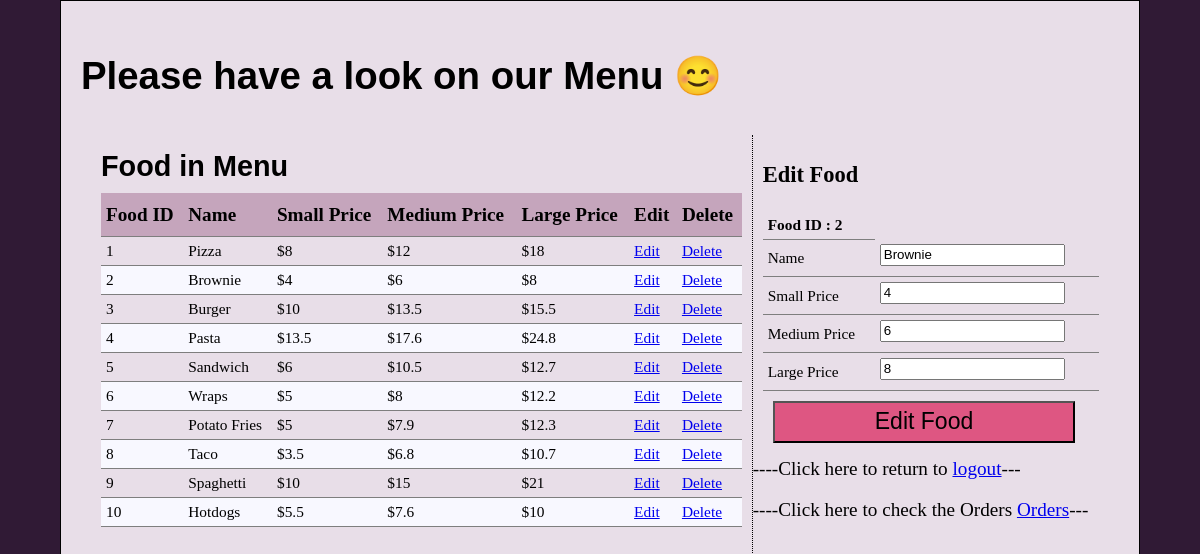
/FinalProject_food.php?action=edit&FoodID=2, run on the app's committed database.
### tables this page shows
create table Food (
    FoodID INT AUTO_INCREMENT PRIMARY KEY,
    Name VARCHAR(30),
    SmallPrice DOUBLE,
    MediumPrice DOUBLE,
    LargePrice DOUBLE

);

### inc/Utility/PDOService.class.php (called while the page is built, shortened)
<?php
class PDOService {
    private  $_host = DB_HOST;
    private  $_user = DB_USER;
    private  $_pass = DB_PASS;
    private  $_dbname = DB_NAME;
    private  $_dbport = DB_PORT;
    private  $_dbh;
    private $_className;
    private  $_pstmt;
    public function __construct(string $className) {
        $this->_className = $className;
        $this->dsn = 'mysql:host=' . $this->_host . ';dbname=' . $this->_dbname;
        $this->dsn .= ';port='.$this->_dbport;
        $options = array (
            PDO::ATTR_PERSISTENT => true,
            PDO::ATTR_ERRMODE => PDO::ERRMODE_EXCEPTION );
        try {
            $this->_dbh = new PDO($this->dsn, $this->_user, $this->_pass, $options);
        } catch (PDOException $pe)   {
            $this->_error = $pe->getMessage();
            echo $this->_error;
        }
    }
    public function query(string $query)    {
        $this->_pstmt = $this->_dbh->prepare($query);
    }
    public function bind($param, $value, $type=null)    {
        if (is_null($type)) {
            switch (true) {
                default:
                $type = PDO::PARAM_STR;
                break;
                }
            }
        $this->_pstmt->bindValue($param, $value, $type);
    }
    public function execute()   {
        return $this->_pstmt->execute();
    }
    public function resultSet() {
        return $this->_pstmt->fetchAll(PDO::FETCH_CLASS, $this->_className);
    }
    public function singleResult()  {
        $this->_pstmt->setFetchMode(PDO::FETCH_CLASS, $this->_className);
        return $this->_pstmt->fetch(PDO::FETCH_CLASS);
    }
}

### inc/Utility/FoodDAO.class.php (called while the page is built, shortened)
<?php
class FoodDAO  {
    private static $db;
    static function initialize()    {
        self::$db = new PDOService("Food");
    }
    static function getFood(string $FoodID)  {
        $sql = "SELECT * from Food WHERE FoodID = :foodID";
        self::$db->query($sql);
        self::$db->bind(':foodID', $FoodID);
        self::$db->execute();
        return self::$db->singleResult();
    }
    static function getFoods() : Array {
        $sql = "SELECT * from food";
        self::$db->query($sql);
        self::$db->execute();
        return self::$db->resultSet();
    }
}
?>

### inc/Entity/Food.class.php (called while the page is built, shortened)
<?php
class Food{
    public $FoodID;
    public $Name;
    public $SmallPrice;
    public $MediumPrice;
    public $LargePrice;
    function getFoodID() {
        return $this->FoodID;
    }
    function getName() {
        return $this->Name;
    }
    function getSmallPrice() {
        return $this-> SmallPrice;
    }
    function getMediumPrice() {
        return $this-> MediumPrice;
    }
    function getLargePrice() {
        return $this-> LargePrice;
    }
}
?>

### inc/Entity/FoodPage.class.php (the view, shortened to what this page needs)
<?php
class FoodPage  {
    static function header()   { ?>
        <!DOCTYPE html>
        <html>
            <head>
                <link href="css/styles_A.css" rel="stylesheet">
            </head>
            <body>
                <header>
                    <h1>Please have a look on our Menu &#128522</h1>
                </header>
                <article>
    <?php }
    static function footer()   { ?>
        <p>----Click here to return to <a href="./index.php?logout=logout">logout</a>---</p>
        <p>----Click here to check the Orders <a href="FinalProject_admin_orders.php">Orders</a>---</p>
                </article>
            </body>
        </html>
    <?php }
    static function listFood(Array $foods)    {
    ?>
        <section class="main">
        <h2>Food in Menu</h2>
        <table id="list">
            <thead>
                <tr>
                    <th>Food ID</th>
                    <th>Name</th>
                    <th>Small Price</th>
                    <th>Medium Price</th>
                    <th>Large Price</th>
                    <th>Edit</th>
                    <th>Delete</th>
            </thead>
            <?php
                $i=0;
                foreach($foods as $food)  {
                    if($i%2==1)
                        echo"<tbody class=\"evenRow\">";
                    else
                        echo"<tbody class=\"oddRow\">";
                        echo "<tr>";
                    echo "<td>".$food->FoodID."</td>";
                    echo "<td>".$food->Name."</td>";
                    echo "<td>$".$food->SmallPrice."</td>";
                    echo "<td>$".$food->MediumPrice."</td>";
                    echo "<td>$".$food->LargePrice."</td>";
                    $link = $_SERVER['PHP_SELF']."?action=edit&FoodID=".$food->FoodID;
                    echo "<td><a href=\"".$link."\">Edit</a></td>";
                    $link = $_SERVER['PHP_SELF']."?action=delete&FoodID=".$food->FoodID;
                    echo "<td><a href=\"".$link."\">Delete</a></td>";
                    echo "</tr>";
                    $i++;
                }
        echo'</tbody>';
        echo '</table>
            </section>';
    }
        ?>
    <?php }
    static function editFood(Food $foodToEdit)   {
        ?>
        <section class="form1">
            <h3>Edit Food</h3>
            <form action="<?php echo $_SERVER["PHP_SELF"] ?>" method="post">
                <table>
                        <tr>
                            <td><strong>Food ID : <?php echo $foodToEdit->getFoodID()?></strong></td>
                        </tr>
                        <tr>
                            <td>Name</td>
                            <td><input type="text" name="name" id="name" placeholder="Name"  value = <?=  $foodToEdit->getName() ?> ></td>
                        </tr>
                        <tr>
                            <td>Small Price</td>
                            <td><input type="text" name="smallprice" id="smallprice" placeholder="Price of small Size" value = <?=  $foodToEdit->getSmallPrice() ?> ></td>
                        </tr>
                        <tr>
                            <td>Medium Price</td>
                            <td><input type="text" name="mediumprice" id="mediumprice" placeholder="Price of medium Size"  value = <?=  $foodToEdit->getMediumPrice() ?> ></td>
                        </tr>
                        <tr>
                            <td>Large Price</td>
                            <td><input type="text" name="largeprice" id="largeprice" placeholder="Price of large Size" value = <?=  $foodToEdit->getLargePrice() ?> ></td>
                        </tr>
                </table>
                <input type="submit" value="Edit Food">
            </form>
        </section>
<?php }
}

### css/styles_A.css (style rules this page uses)
* { box-sizing: border-box; }
html { background-color: #301a35; }
body { background-color: rgb(232, 222, 232); border: 1px solid black; display: table; width: 90%; margin: auto; min-height: 900px; padding: 20px; font-size: 1.2em; }
article { padding: 5px 10px; }
section { float: left; padding: 5px 10px; }
section.main { width: 65%; border-right: 1px dotted black; min-height: 500px; }
section.form1 { width: 35%; }
h1 { line-height: 1.5em; font-size: 2em; font-family: Helvetica, Arial, sans-serif; }
h2 { font-family: Helvetica, Arial, sans-serif; margin: 10px 0; }
table { border-collapse: collapse; padding: 5px; width: 100%; }
td, th { border-collapse: collapse; border-bottom: 1px solid rgb(126, 126, 126); padding: 5px; text-align: left; }
th { padding: 10px 5px; }
thead { background-color: rgb(197, 165, 188); line-height: 1.2em; }
.evenRow { background-color: ghostwhite; }
input { margin-bottom: 5px; line-height: 1.2em; }
input[type="submit"] { margin: 10px; padding: 5px; width: 90%; font-size: 1.2em; line-height: 1.2em; background-color: rgb(222, 86, 130); }
td { font-size: 0.8em; }

### data on the page
food: FoodID "1", Name "Pizza", SmallPrice "8", MediumPrice "12", LargePrice "18"
food: FoodID "2", Name "Brownie", SmallPrice "4", MediumPrice "6", LargePrice "8", name "Brownie", smallprice "4", mediumprice "6", largeprice "8"
food: FoodID "3", Name "Burger", SmallPrice "10", MediumPrice "13.5", LargePrice "15.5"
food: FoodID "4", Name "Pasta", SmallPrice "13.5", MediumPrice "17.6", LargePrice "24.8"
food: FoodID "5", Name "Sandwich", SmallPrice "6", MediumPrice "10.5", LargePrice "12.7"
food: FoodID "6", Name "Wraps", SmallPrice "5", MediumPrice "8", LargePrice "12.2"
food: FoodID "7", Name "Potato Fries", SmallPrice "5", MediumPrice "7.9", LargePrice "12.3"
food: FoodID "8", Name "Taco", SmallPrice "3.5", MediumPrice "6.8", LargePrice "10.7"
food: FoodID "9", Name "Spaghetti", SmallPrice "10", MediumPrice "15", LargePrice "21"
food: FoodID "10", Name "Hotdogs", SmallPrice "5.5", MediumPrice "7.6", LargePrice "10"
